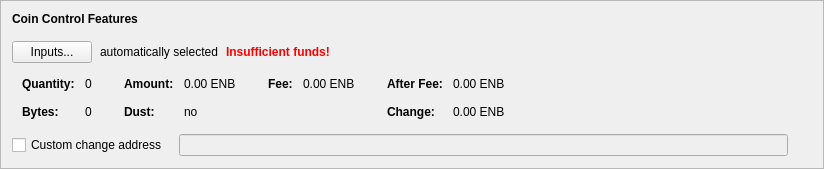
      <widget class="QFrame" name="frameCoinControl">
       <property name="sizePolicy">
        <sizepolicy hsizetype="Preferred" vsizetype="Fixed">
         <horstretch>0</horstretch>
         <verstretch>0</verstretch>
        </sizepolicy>
       </property>
       <property name="frameShape">
        <enum>QFrame::StyledPanel</enum>
       </property>
       <property name="frameShadow">
        <enum>QFrame::Raised</enum>
       </property>
       <layout class="QVBoxLayout" name="verticalLayout_4">
        <item>
         <layout class="QVBoxLayout" name="verticalLayoutCoinControl" stretch="0,0,0,0,0">
          <property name="spacing">
           <number>0</number>
          </property>
          <property name="sizeConstraint">
           <enum>QLayout::SetDefaultConstraint</enum>
          </property>
          <property name="leftMargin">
           <number>0</number>
          </property>
          <property name="topMargin">
           <number>0</number>
          </property>
          <item>
           <layout class="QHBoxLayout" name="horizontalLayoutCoinControl1">
            <property name="bottomMargin">
             <number>15</number>
            </property>
            <item>
             <widget class="QLabel" name="labelCoinControlFeatures">
              <property name="sizePolicy">
               <sizepolicy hsizetype="Preferred" vsizetype="Maximum">
                <horstretch>0</horstretch>
                <verstretch>0</verstretch>
               </sizepolicy>
              </property>
              <property name="font">
               <font>
                <weight>75</weight>
                <bold>true</bold>
               </font>
              </property>
              <property name="styleSheet">
               <string notr="true">font-weight:bold;</string>
              </property>
              <property name="text">
               <string>Coin Control Features</string>
              </property>
             </widget>
            </item>
           </layout>
          </item>
          <item>
           <layout class="QHBoxLayout" name="horizontalLayoutCoinControl2" stretch="0,0,0,0">
            <property name="spacing">
             <number>8</number>
            </property>
            <property name="bottomMargin">
             <number>10</number>
            </property>
            <item>
             <widget class="QPushButton" name="pushButtonCoinControl">
              <property name="styleSheet">
               <string notr="true"/>
              </property>
              <property name="text">
               <string>Inputs...</string>
              </property>
              <property name="autoDefault">
               <bool>false</bool>
              </property>
             </widget>
            </item>
            <item>
             <widget class="QLabel" name="labelCoinControlAutomaticallySelected">
              <property name="text">
               <string>automatically selected</string>
              </property>
              <property name="margin">
               <number>5</number>
              </property>
             </widget>
            </item>
            <item>
             <widget class="QLabel" name="labelCoinControlInsuffFunds">
              <property name="font">
               <font>
                <weight>75</weight>
                <bold>true</bold>
               </font>
              </property>
              <property name="styleSheet">
               <string notr="true">color:red;font-weight:bold;</string>
              </property>
              <property name="text">
               <string>Insufficient funds!</string>
              </property>
              <property name="margin">
               <number>5</number>
              </property>
             </widget>
            </item>
            <item>
             <spacer name="horizontalSpacerCoinControl">
              <property name="orientation">
               <enum>Qt::Horizontal</enum>
              </property>
              <property name="sizeHint" stdset="0">
               <size>
                <width>40</width>
                <height>1</height>
               </size>
              </property>
             </spacer>
            </item>
           </layout>
          </item>
          <item>
           <widget class="QWidget" name="widgetCoinControl" native="true">
            <property name="sizePolicy">
             <sizepolicy hsizetype="Preferred" vsizetype="Preferred">
              <horstretch>0</horstretch>
              <verstretch>0</verstretch>
             </sizepolicy>
            </property>
            <property name="minimumSize">
             <size>
              <width>0</width>
              <height>0</height>
             </size>
            </property>
            <property name="styleSheet">
             <string notr="true"/>
            </property>
            <layout class="QHBoxLayout" name="horizontalLayoutCoinControl5">
             <property name="leftMargin">
              <number>0</number>
             </property>
             <property name="topMargin">
              <number>0</number>
             </property>
             <property name="rightMargin">
              <number>0</number>
             </property>
             <property name="bottomMargin">
              <number>0</number>
             </property>
             <item>
              <layout class="QHBoxLayout" name="horizontalLayoutCoinControl3" stretch="0,0,0,1">
               <property name="spacing">
                <number>20</number>
               </property>
               <property name="topMargin">
                <number>0</number>
               </property>
               <property name="bottomMargin">
                <number>10</number>
               </property>
               <item>
                <layout class="QFormLayout" name="formLayoutCoinControl1">
                 <property name="horizontalSpacing">
                  <number>10</number>
                 </property>
                 <property name="verticalSpacing">
                  <number>14</number>
                 </property>
                 <property name="leftMargin">
                  <number>10</number>
                 </property>
                 <property name="topMargin">
                  <number>4</number>
                 </property>
                 <property name="rightMargin">
                  <number>6</number>
                 </property>
                 <item row="0" column="0">
                  <widget class="QLabel" name="labelCoinControlQuantityText">
                   <property name="font">
                    <font>
                     <weight>75</weight>
                     <bold>true</bold>
                    </font>
                   </property>
                   <property name="text">
                    <string>Quantity:</string>
                   </property>
                   <property name="margin">
                    <number>0</number>
                   </property>
                  </widget>
                 </item>
                 <item row="0" column="1">
                  <widget class="QLabel" name="labelCoinControlQuantity">
                   <property name="cursor">
                    <cursorShape>IBeamCursor</cursorShape>
                   </property>
                   <property name="contextMenuPolicy">
                    <enum>Qt::ActionsContextMenu</enum>
                   </property>
                   <property name="text">
                    <string notr="true">0</string>
                   </property>
                   <property name="margin">
                    <number>0</number>
                   </property>
                   <property name="textInteractionFlags">
                    <set>Qt::LinksAccessibleByMouse|Qt::TextSelectableByKeyboard|Qt::TextSelectableByMouse</set>
                   </property>
                  </widget>
                 </item>
                 <item row="1" column="0">
                  <widget class="QLabel" name="labelCoinControlBytesText">
                   <property name="font">
                    <font>
                     <weight>75</weight>
                     <bold>true</bold>
                    </font>
                   </property>
                   <property name="text">
                    <string>Bytes:</string>
                   </property>
                  </widget>
                 </item>
                 <item row="1" column="1">
                  <widget class="QLabel" name="labelCoinControlBytes">
                   <property name="cursor">
                    <cursorShape>IBeamCursor</cursorShape>
                   </property>
                   <property name="contextMenuPolicy">
                    <enum>Qt::ActionsContextMenu</enum>
                   </property>
                   <property name="text">
                    <string notr="true">0</string>
                   </property>
                   <property name="textInteractionFlags">
                    <set>Qt::LinksAccessibleByMouse|Qt::TextSelectableByKeyboard|Qt::TextSelectableByMouse</set>
                   </property>
                  </widget>
                 </item>
                </layout>
               </item>
               <item>
                <layout class="QFormLayout" name="formLayoutCoinControl2">
                 <property name="horizontalSpacing">
                  <number>10</number>
                 </property>
                 <property name="verticalSpacing">
                  <number>14</number>
                 </property>
                 <property name="leftMargin">
                  <number>6</number>
                 </property>
                 <property name="topMargin">
                  <number>4</number>
                 </property>
                 <property name="rightMargin">
                  <number>6</number>
                 </property>
                 <item row="0" column="0">
                  <widget class="QLabel" name="labelCoinControlAmountText">
                   <property name="font">
                    <font>
                     <weight>75</weight>
                     <bold>true</bold>
                    </font>
                   </property>
                   <property name="text">
                    <string>Amount:</string>
                   </property>
                   <property name="margin">
                    <number>0</number>
                   </property>
                  </widget>
                 </item>
                 <item row="0" column="1">
                  <widget class="QLabel" name="labelCoinControlAmount">
                   <property name="cursor">
                    <cursorShape>IBeamCursor</cursorShape>
                   </property>
                   <property name="contextMenuPolicy">
                    <enum>Qt::ActionsContextMenu</enum>
                   </property>
                   <property name="text">
                    <string notr="true">0.00 ENB</string>
                   </property>
                   <property name="textInteractionFlags">
                    <set>Qt::LinksAccessibleByMouse|Qt::TextSelectableByKeyboard|Qt::TextSelectableByMouse</set>
                   </property>
                  </widget>
                 </item>
                 <item row="1" column="0">
                  <widget class="QLabel" name="labelCoinControlLowOutputText">
                   <property name="font">
                    <font>
                     <weight>75</weight>
                     <bold>true</bold>
                    </font>
                   </property>
                   <property name="text">
                    <string>Dust:</string>
                   </property>
                  </widget>
                 </item>
                 <item row="1" column="1">
                  <widget class="QLabel" name="labelCoinControlLowOutput">
                   <property name="cursor">
                    <cursorShape>IBeamCursor</cursorShape>
                   </property>
                   <property name="contextMenuPolicy">
                    <enum>Qt::ActionsContextMenu</enum>
                   </property>
                   <property name="text">
                    <string notr="true">no</string>
                   </property>
                   <property name="textInteractionFlags">
                    <set>Qt::LinksAccessibleByMouse|Qt::TextSelectableByKeyboard|Qt::TextSelectableByMouse</set>
                   </property>
                  </widget>
                 </item>
                </layout>
               </item>
               <item>
                <layout class="QFormLayout" name="formLayoutCoinControl3">
                 <property name="horizontalSpacing">
                  <number>10</number>
                 </property>
                 <property name="verticalSpacing">
                  <number>14</number>
                 </property>
                 <property name="leftMargin">
                  <number>6</number>
                 </property>
                 <property name="topMargin">
                  <number>4</number>
                 </property>
                 <property name="rightMargin">
                  <number>6</number>
                 </property>
                 <item row="0" column="0">
                  <widget class="QLabel" name="labelCoinControlFeeText">
                   <property name="font">
                    <font>
                     <weight>75</weight>
                     <bold>true</bold>
                    </font>
                   </property>
                   <property name="text">
                    <string>Fee:</string>
                   </property>
                   <property name="margin">
                    <number>0</number>
                   </property>
                  </widget>
                 </item>
                 <item row="0" column="1">
                  <widget class="QLabel" name="labelCoinControlFee">
                   <property name="cursor">
                    <cursorShape>IBeamCursor</cursorShape>
                   </property>
                   <property name="contextMenuPolicy">
                    <enum>Qt::ActionsContextMenu</enum>
                   </property>
                   <property name="text">
                    <string notr="true">0.00 ENB</string>
                   </property>
                   <property name="textInteractionFlags">
                    <set>Qt::LinksAccessibleByMouse|Qt::TextSelectableByKeyboard|Qt::TextSelectableByMouse</set>
                   </property>
                  </widget>
                 </item>
                </layout>
               </item>
               <item>
                <layout class="QFormLayout" name="formLayoutCoinControl4">
                 <property name="horizontalSpacing">
                  <number>10</number>
                 </property>
                 <property name="verticalSpacing">
                  <number>14</number>
                 </property>
                 <property name="leftMargin">
                  <number>6</number>
                 </property>
                 <property name="topMargin">
                  <number>4</number>
                 </property>
                 <property name="rightMargin">
                  <number>6</number>
                 </property>
                 <item row="0" column="0">
                  <widget class="QLabel" name="labelCoinControlAfterFeeText">
                   <property name="font">
                    <font>
                     <weight>75</weight>
                     <bold>true</bold>
                    </font>
                   </property>
                   <property name="text">
                    <string>After Fee:</string>
                   </property>
                   <property name="margin">
                    <number>0</number>
                   </property>
                  </widget>
                 </item>
                 <item row="0" column="1">
                  <widget class="QLabel" name="labelCoinControlAfterFee">
                   <property name="cursor">
                    <cursorShape>IBeamCursor</cursorShape>
                   </property>
                   <property name="contextMenuPolicy">
                    <enum>Qt::ActionsContextMenu</enum>
                   </property>
                   <property name="text">
                    <string notr="true">0.00 ENB</string>
                   </property>
                   <property name="textInteractionFlags">
                    <set>Qt::LinksAccessibleByMouse|Qt::TextSelectableByKeyboard|Qt::TextSelectableByMouse</set>
                   </property>
                  </widget>
                 </item>
                 <item row="1" column="0">
                  <widget class="QLabel" name="labelCoinControlChangeText">
                   <property name="font">
                    <font>
                     <weight>75</weight>
                     <bold>true</bold>
                    </font>
                   </property>
                   <property name="text">
                    <string>Change:</string>
                   </property>
                  </widget>
                 </item>
                 <item row="1" column="1">
                  <widget class="QLabel" name="labelCoinControlChange">
                   <property name="cursor">
                    <cursorShape>IBeamCursor</cursorShape>
                   </property>
                   <property name="contextMenuPolicy">
                    <enum>Qt::ActionsContextMenu</enum>
                   </property>
                   <property name="text">
                    <string notr="true">0.00 ENB</string>
                   </property>
                   <property name="textInteractionFlags">
                    <set>Qt::LinksAccessibleByMouse|Qt::TextSelectableByKeyboard|Qt::TextSelectableByMouse</set>
                   </property>
                  </widget>
                 </item>
                </layout>
               </item>
              </layout>
             </item>
            </layout>
           </widget>
          </item>
          <item>
           <layout class="QHBoxLayout" name="horizontalLayoutCoinControl4" stretch="0,0,0">
            <property name="spacing">
             <number>12</number>
            </property>
            <property name="sizeConstraint">
             <enum>QLayout::SetDefaultConstraint</enum>
            </property>
            <property name="topMargin">
             <number>5</number>
            </property>
            <property name="rightMargin">
             <number>5</number>
            </property>
            <item>
             <widget class="QCheckBox" name="checkBoxCoinControlChange">
              <property name="toolTip">
               <string>If this is activated, but the change address is empty or invalid, change will be sent to a newly generated address.</string>
              </property>
              <property name="text">
               <string>Custom change address</string>
              </property>
             </widget>
            </item>
            <item>
             <widget class="QValidatedLineEdit" name="lineEditCoinControlChange">
              <property name="enabled">
               <bool>false</bool>
              </property>
              <property name="sizePolicy">
               <sizepolicy hsizetype="Expanding" vsizetype="Fixed">
                <horstretch>0</horstretch>
                <verstretch>0</verstretch>
               </sizepolicy>
              </property>
             </widget>
            </item>
            <item>
             <widget class="QLabel" name="labelCoinControlChangeLabel">
              <property name="sizePolicy">
               <sizepolicy hsizetype="Preferred" vsizetype="Expanding">
                <horstretch>0</horstretch>
                <verstretch>0</verstretch>
               </sizepolicy>
              </property>
              <property name="minimumSize">
               <size>
                <width>0</width>
                <height>0</height>
               </size>
              </property>
              <property name="text">
               <string/>
              </property>
              <property name="margin">
               <number>3</number>
              </property>
             </widget>
            </item>
           </layout>
          </item>
          <item>
           <spacer name="verticalSpacerCoinControl">
            <property name="orientation">
             <enum>Qt::Vertical</enum>
            </property>
            <property name="sizeType">
             <enum>QSizePolicy::Expanding</enum>
            </property>
            <property name="sizeHint" stdset="0">
             <size>
              <width>800</width>
              <height>1</height>
             </size>
            </property>
           </spacer>
          </item>
         </layout>
        </item>
       </layout>
      </widget>
